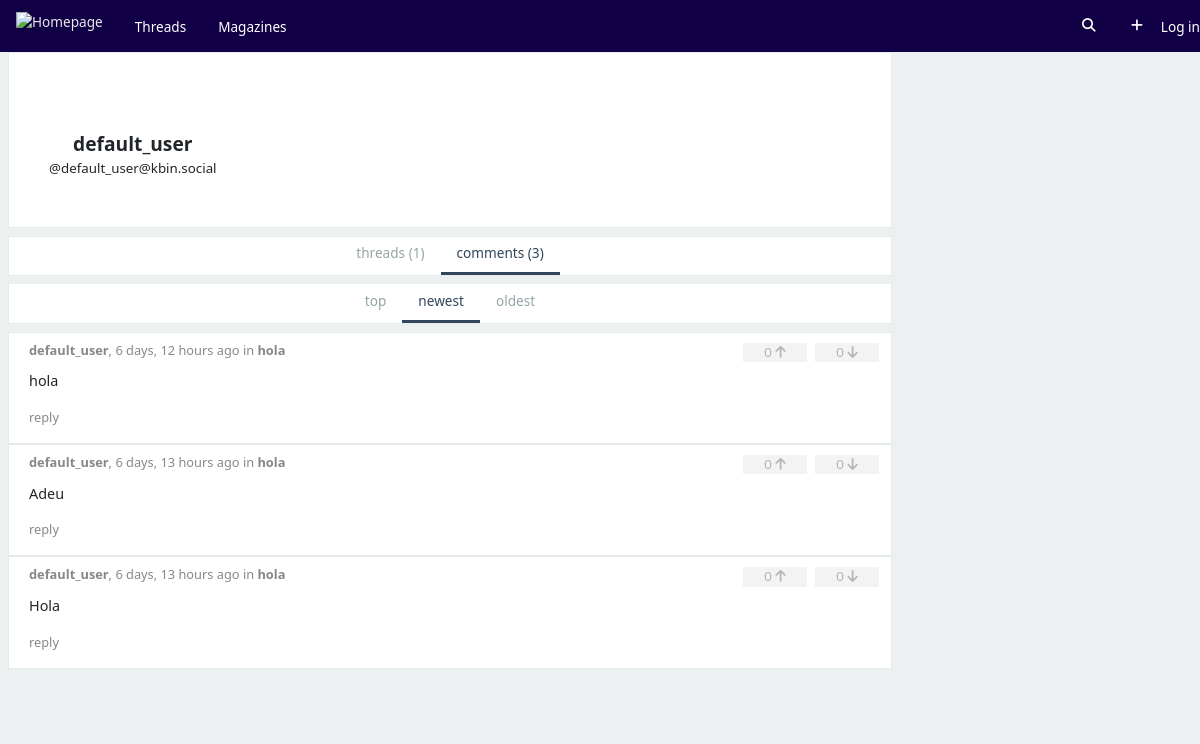
The app's page /u/default_user/commented with its own data.
### api/models/user.py (models this page shows, shortened)
class User(models.Model):
    username = models.CharField(max_length=32, primary_key=True)
    description = models.TextField(default="")
    cover = models.ImageField(default="")
    avatar = models.ImageField(default="")
    email = models.EmailField(unique=True)

### api/models/comment.py (models this page shows)
class Comment(models.Model):
    author = models.ForeignKey(User, on_delete=models.CASCADE, default='default_user')
    body = models.TextField(max_length=35000, null=True)
    creation_data = models.DateTimeField(default=timezone.now)
    last_edited = models.DateTimeField(null=True)
    num_likes = models.PositiveIntegerField(default=0)
    num_dislikes = models.PositiveIntegerField(default=0)
    level = models.PositiveIntegerField(default=1)
    thread = models.ForeignKey(Publicacio, on_delete=models.CASCADE, default='default_thread')

### api/models/thread.py (models this page shows, shortened)
class Publicacio(models.Model):
    num_likes = models.PositiveIntegerField(default=0)
    num_dislikes = models.PositiveIntegerField(default=0)
    author = models.ForeignKey(User, on_delete=models.CASCADE, default='default_user')
    title = models.TextField(max_length=255, default='')
    body = models.TextField(max_length=35000, null=True)
    creation_data = models.DateTimeField(default=timezone.now)
    num_coments = models.PositiveIntegerField(default=0)
    num_boosts = models.PositiveIntegerField(default=0)
    magazine = models.ForeignKey(Magazine, on_delete=models.CASCADE)

### api/views/user_view.py (the view, shortened to what this page needs)
# urls.py: path('u/<str:username>', views.view_user, {'select':'threads','filter': 'tot', 'ordre': 'newest'}, name='view_user'),
def view_user(request, username, filter=None,ordre=None,select='threads'):
    template = loader.get_template('view_user.html')
    obj = User.objects.get(username=username)
    links_tot = Link.objects.filter(author_id=username)
    threads_tot = Thread.objects.filter(author_id=username)
    comments = Comment.objects.filter(author_id=username)
    boosts = Boost.objects.filter(user_id=username)
    nboosts =len(boosts)
    nthreads = len(list(links_tot)+list(threads_tot))
    ncom = len(comments)
    print(ncom)
    if select == 'threads':
        context = {'usuari': obj, 'threads': ordena(links_tot,threads_tot,ordre,filter),
                   'active_option': ordre, 'active_filter': filter, 'selected': select,
                   'n_threads' : nthreads,'n_com' : ncom,'n_boosts' : nboosts}
    elif select == 'com':
        if ordre == 'top':
            comments = sorted(comments, key=lambda x: x.num_likes, reverse=True)
        elif ordre == 'newest':
            comments = sorted(comments, key=lambda x: x.creation_data, reverse=True)
        else:
            comments = sorted(comments, key=lambda x: x.creation_data, reverse=False)
        print(len(comments))
        thread_ids = [comment.thread_id for comment in comments]
        links = []
        threads = []
        for thread_id in thread_ids:
            links.extend(Link.objects.filter(id=thread_id))
            threads.extend(Thread.objects.filter(id=thread_id))
        print(len(links))
        print(len(threads))
        publicacions = sorted(chain(links, threads), key=lambda x: thread_ids.index(x.id))
        print(len(publicacions))
        parella = [(commen, publicacion) for commen, publicacion in
                                          zip(comments, publicacions)]
        context = {'usuari': obj, 'coments': comments, 'active_option': ordre, 'active_filter': filter,
                   'selected': select,'pare':parella,'n_threads' : nthreads,'n_com' : ncom,'n_boosts' : nboosts}
    return HttpResponse(template.render(context, request))

### api/context_processors.py (called while the page is built)
def usuari_context_processor(request):
    return {'usuari': getattr(request, 'usuari', None)}

### api/templates/view_user.html (shortened to what this page needs)
{% load static %}
<!DOCTYPE html>
<html lang="en" style="font-size: 100%">
<head>
    <link rel="stylesheet" href="{% static '/css/824.b4cc3385.css' %}" data-turbo-track="reload">
    <link rel="stylesheet" href="{% static '/css/app.910c0aab.css' %}" data-turbo-track="reload">
</head>
<body class="theme--light" data-controller="kbin notifications" data-turbo="false">
{% include 'base.html' %}
<div id="middle" class="page-user page-user-overview">
    <div class="kbin-container">
        <main id="main" data-controller="lightbox timeago" class="">
            {% include 'section_user.html' %}
            <aside class="options" id="options">
                <menu class="options__main" style="align-items: center; justify-content: center;">
                    <li><a href="/u/{{ usuari.username }}" class="{% if selected == "threads" %}active{% endif %}">
                        <span style="vertical-align: inherit;">threads ({{ n_threads }})</span>
                    </a></li>
                    <li><a href="/u/{{ usuari.username }}/commented" class="{% if selected == "com" %}active{% endif %}">
                        <span style="vertical-align: inherit;">comments ({{ n_com }})</span>
                    </a></li>
                </menu>
            </aside>
            {% if selected != "com" %}
                <aside class="options options--top" id="options" style="align-items: center; justify-content: center;">
                    <div></div>
                    <menu class="options__main no-scroll">
                        <li><a href="/u/{{ usuari.username }}/{%if selected != "threads"%}boosts/{% endif %}top/{{ active_filter }}"
                               class="{% if active_option == 'top' %}active{% endif %}">
                            <font style="vertical-align: inherit;"><font style="vertical-align: inherit;">
                                top
                            </font></font>
                        </a></li>
                        <li><a href="/u/{{ usuari.username }}/{%if selected != "threads"%}boosts/{% endif %}newest/{{ active_filter }}"
                               class="{% if active_option == 'newest' %}active{% endif %}">
                            <font style="vertical-align: inherit;"><font style="vertical-align: inherit;">
                                newest
                            </font></font>
                        </a></li>
                        <li><a href="/u/{{ usuari.username }}/{%if selected != "threads"%}boosts/{% endif %}com/{{ active_filter }}"
                               class="{% if active_option == 'commented' %}active{% endif %}">
                            <font style="vertical-align: inherit;"><font style="vertical-align: inherit;">
                                commented
                            </font></font>
                        </a></li>
                    </menu>
                    <menu class="options__filters">
                        <li class="dropdown">
                            <button aria-label="Filtrar per tipus" title="Filtrar per tipus"><i
                                    class="fa-solid fa-filter"></i>
                                Filter by type
                            </button>
                            <ul class="dropdown__menu">
                                <li>
                                    <a href="/u/{{ usuari.username }}/{{ active_option }}/tot" class="{% if active_filter == "tot" %}active{% endif %}">
                                        Tot
                                    </a>
                                </li>
                                <li>
                                    <a href="/u/{{ usuari.username }}/{{ active_option }}/links" class="{% if active_filter == "links" %}active{% endif %}">
                                        Links
                                    </a>
                                </li>
                                <li>
                                    <a href="/u/{{ usuari.username }}/{{ active_option }}/threads" class="{% if active_filter == "threads" %}active{% endif %}">
                                        Threads
                                    </a>
                                </li>
                            </ul>
                        </li>
                    </menu>
                </aside>
            {% else %}
                <aside class="options options--top" id="options" style="align-items: center; justify-content: center;">
                    <menu class="options__main no-scroll">
                        <li><a href="/u/{{ usuari.username }}/commented/top/{{ active_filter }}"
                               class="{% if active_option == 'top' %}active{% endif %}">
                            <font style="vertical-align: inherit;"><font style="vertical-align: inherit;">
                                top
                            </font></font>
                        </a></li>
                        <li><a href="/u/{{ usuari.username }}/commented/newest/{{ active_filter }}"
                               class="{% if active_option == 'newest' %}active{% endif %}">
                            <font style="vertical-align: inherit;"><font style="vertical-align: inherit;">
                                newest
                            </font></font>
                        </a></li>
                        <li><a href="/u/{{ usuari.username }}/commented/oldest/{{ active_filter }}"
                               class="{% if active_option == 'oldest' %}active{% endif %}">
                            <font style="vertical-align: inherit;"><font style="vertical-align: inherit;">
                                oldest
                            </font></font>
                        </a></li>
                    </menu>
                </aside>
            {% endif %}
            <div id="content" class="overview subjects comments-tree comments show-comment-avatar show-post-avatar">
                {% if selected != "com" %}
                    {% for thread in threads %}
                        {% include 'show_threads.html' %}
                    {% endfor %}
                {% else %}
                    {% for comment,thread in pare %}
                        {% include 'un_coment.html' %}
                    {% endfor %}
                {% endif %}
            </div>
        </main>
    </div>
</div>
</body>
</html>

### api/templates/section_user.html (shortened to what this page needs)
<div class="section">
    <div class="user-box">
        {% if usuari.cover and usuari.avatar %}
            <div class="with-cover with-avatar">
        {% elif usuari.cover != '' %}
            <div class="with-cover">
        {% elif usuari.avatar %}
            <div class="with-avatar">
        {% else %}
            <div class="">
        {% endif %}
            <div class="user-main" id="content">
                <div>
                    <div class="row">
                        <h1>{{ usuari.username }}</h1>
                        <small>@{{ usuari.username }}@kbin.social</small>
                    </div>
                </div>
            </div>
        </div>
    </div>
</div>

### api/templates/un_coment.html (shortened to what this page needs)
<blockquote class="section comment entry-comment subject comment-level--1"
                id="entry-comment-{{ comment.id }}" data-controller="comment subject mentions"
                data-subject-parent-value="" data-action="">
        <header>
            <a
                    data-action="mouseover->mentions#user_popup mouseout->mentions#user_popup_out"
                    class="user-inline"
                    title={{ comment.author.email }}
                    href="{% url 'view_user' comment.author.username %}">
                {{ comment.author.username }}</a>,
            <time class="timeago">{{ comment.creation_data|timesince }} ago in
            <a href="{% url 'veure_thread' thread_id=thread.id order='top'%}">{{ thread.title }}</a></time>
        </header>
        <div class="content" style="">
            <p>{{ comment.body }}</p>
        </div>
        <aside class="vote">
            <form method="post" class="vote__up"
                  action="{% url 'like_comment' thread_id=comment.thread_id  comment_id=comment.id %}">
                <button type="submit" title="Favorito" aria-label="Favorito"
                        data-action="subject#vote">
                    <span data-subject-target="favCounter">{{ comment.num_likes }}</span> <span><i
                        class="fa-solid fa-arrow-up"></i></span>
                </button>
            </form>
            <form method="post" class="vote__down"
                  action="{% url 'dislike_comment' thread_id=comment.thread_id   comment_id=comment.id %}">
                <button type="submit" title="Votos negativos" aria-label="Votos negativos"
                        data-action="subject#vote" class="vote__up">
                    <span data-subject-target="downvoteCounter">{{ comment.num_dislikes }}</span> <span><i
                        class="fa-solid fa-arrow-down"></i></span>
                </button>
            </form>
        </aside>
        <footer>
            <menu>
                <li>
                    <a class="stretched-link"
                       onclick="document.getElementById('reply_{{ comment.id }}').style.display = 'block';"
                       data-action=" subject#getForm">reply</a>
                </li>
            </menu>
        </footer>
    </blockquote>

### static/css/824.b4cc3385.css (style rules this page uses)
:root { --ts-pr-clear-button: 0; --ts-pr-caret: 0; --ts-pr-min: .75rem }

### records on screen
User: username "default_user"
Comment: author.username "default_user", creation_data "6 days, 12 hours", title "hola", body "hola", num_likes "0", num_dislikes "0"
Comment: author.username "default_user", creation_data "6 days, 13 hours", title "hola", body "Adeu", num_likes "0", num_dislikes "0"
Comment: author.username "default_user", creation_data "6 days, 13 hours", title "hola", body "Hola", num_likes "0", num_dislikes "0"

### other values on screen
{{ n_threads }} "1"
{{ n_com }} "3"
